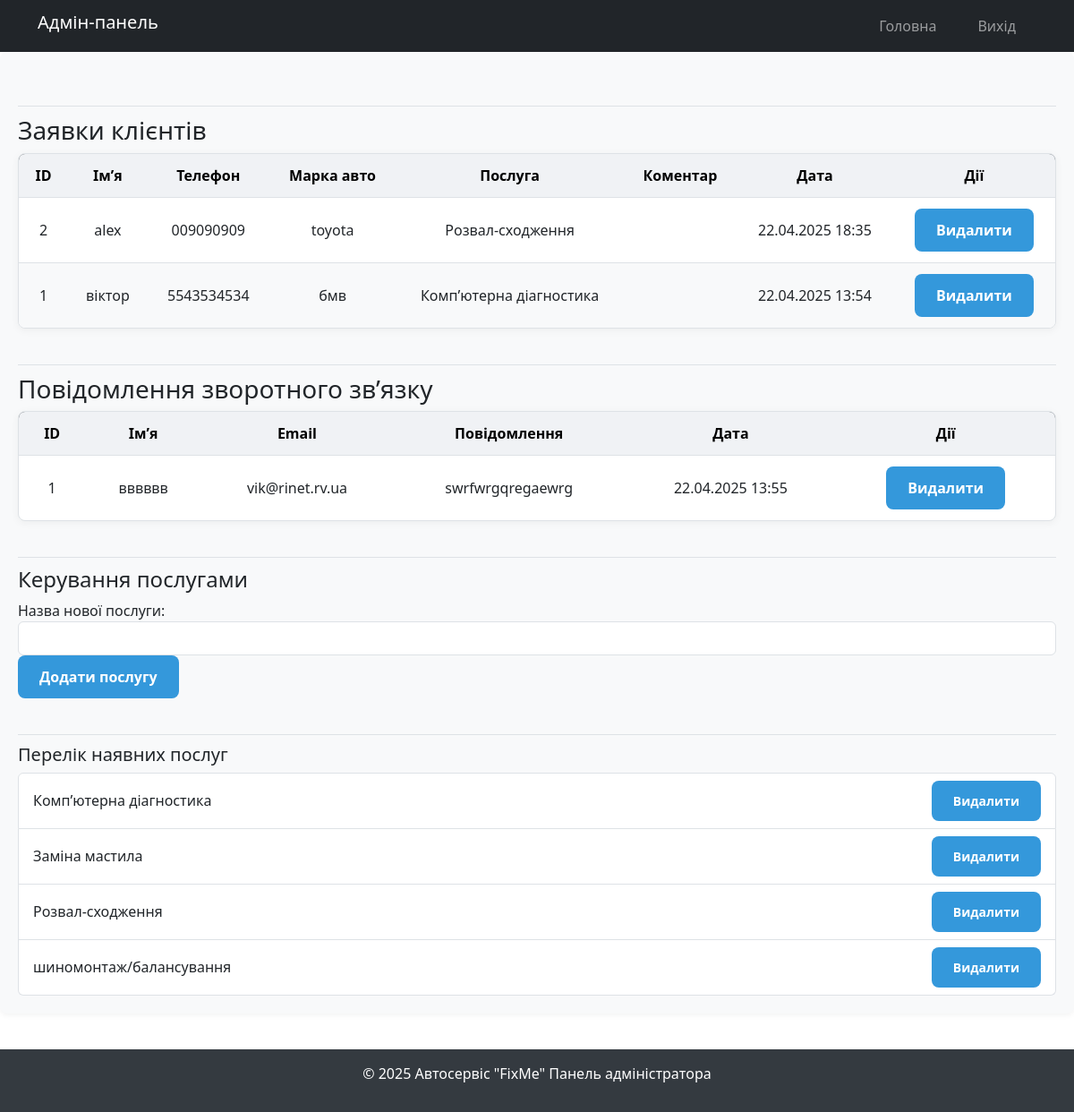
Screenshot of /admin (signed in) with the database file from the repository.
### models.py (models this page shows)
class Request(db.Model):
    id = db.Column(db.Integer, primary_key=True)
    name = db.Column(db.String(100), nullable=False)
    phone = db.Column(db.String(20), nullable=False)
    car_brand = db.Column(db.String(100), nullable=False)
    service_id = db.Column(db.Integer, db.ForeignKey('service.id'), nullable=False)
    comment = db.Column(db.Text)
    status = db.Column(db.String(20), default="новий")
    created_at = db.Column(db.DateTime, default=datetime.utcnow)
    service = db.relationship('Service', backref=db.backref('requests', lazy=True))

class Service(db.Model):
    id = db.Column(db.Integer, primary_key=True)
    name = db.Column(db.String(100), nullable=False)

class Feedback(db.Model):
    id = db.Column(db.Integer, primary_key=True)
    name = db.Column(db.String(100), nullable=False)
    email = db.Column(db.String(120), nullable=False)
    message = db.Column(db.Text, nullable=False)
    created_at = db.Column(db.DateTime, default=datetime.utcnow)

### app.py (the view)
@app.route('/admin')
def admin_dashboard():
    if not session.get('admin'):
        return redirect(url_for('admin_login'))
    requests = Request.query.order_by(Request.created_at.desc()).all()
    services = Service.query.all()
    feedbacks = Feedback.query.order_by(Feedback.created_at.desc()).all()
    return render_template(
        'admin.html',
        requests=requests,
        services=services,
        feedbacks=feedbacks
    )

### app.py (called while the page is built)
@app.before_request
def create_tables():
    db.create_all()
    if not AdminUser.query.filter_by(username='admin').first():
        admin = AdminUser(username='admin', password=generate_password_hash('admin123'))
        db.session.add(admin)
        db.session.commit()

### templates/admin.html (shortened to what this page needs)
<!DOCTYPE html>
<html lang="uk">
<head>
  <link href="https://cdn.jsdelivr.net/npm/bootstrap@5.3.0-alpha1/dist/css/bootstrap.min.css" rel="stylesheet">
  <link href="{{ url_for('static', filename='css/style.css') }}" rel="stylesheet">
</head>
<body>
  <nav class="navbar navbar-expand-lg navbar-dark bg-dark">
    <div class="container">
        <h2 class="navbar-brand">Адмін-панель</h2>
      <div class="collapse navbar-collapse" id="navbarNav">
        <ul class="navbar-nav ms-auto">
          <li class="nav-item">
            <a class="nav-link" href="{{ url_for('index') }}">Головна</a>
          </li>
          <li class="nav-item">
            <a class="nav-link" href="{{ url_for('admin_logout') }}">Вихід</a>
          </li>
        </ul>
      </div>
    </div>
  </nav>
  <div div class="admin-table-container">
    <h3 class="admin-section">Заявки клієнтів</h3>
    <table class="admin-table">
      <thead>
        <tr>
          <th>ID</th>
          <th>Ім’я</th>
          <th>Телефон</th>
          <th>Марка авто</th>
          <th>Послуга</th>
          <th>Коментар</th>
          <th>Дата</th>
          <th>Дії</th>
        </tr>
      </thead>
      <tbody>
        {% for request in requests %}
        <tr>
          <td>{{ request.id }}</td>
          <td>{{ request.name }}</td>
          <td>{{ request.phone }}</td>
          <td>{{ request.car_brand }}</td>
          <td>{{ request.service.name }}</td>
          <td>{{ request.comment }}</td>
          <td>{{ request.created_at.strftime('%d.%m.%Y %H:%M') }}</td>
          <td>
            <a href="{{ url_for('delete_request', request_id=request.id) }}" class="btn btn-danger">Видалити</a>
          </td>
        </tr>
        {% endfor %}
      </tbody>
    </table>
    <h3 class="admin-section">Повідомлення зворотного зв’язку</h3>
    <table class="admin-table">
        <thead>
          <tr>
            <th>ID</th>
            <th>Ім’я</th>
            <th>Email</th>
            <th>Повідомлення</th>
            <th>Дата</th>
            <th>Дії</th>
          </tr>
        </thead>
        <tbody>
          {% for feedback in feedbacks %}
          <tr>
            <td>{{ feedback.id }}</td>
            <td>{{ feedback.name }}</td>
            <td>{{ feedback.email }}</td>
            <td>{{ feedback.message }}</td>
            <td>{{ feedback.created_at.strftime('%d.%m.%Y %H:%M') }}</td>
            <td>
              <a href="{{ url_for('delete_feedback', feedback_id=feedback.id) }}" class="btn btn-danger">Видалити</a>
            </td>
          </tr>
          {% endfor %}
        </tbody>
      </table>
    <h4 class="admin-section">Керування послугами</h4>
    <form method="POST" action="{{ url_for('add_service') }}">
      <div class="form-group">
        <label for="service_name">Назва нової послуги:</label>
        <input type="text" id="service_name" name="service_name" class="form-control" required>
      </div>
      <button type="submit" class="btn btn-primary">Додати послугу</button>
    </form>
    <h5 class="admin-section">Перелік наявних послуг</h5>
    <ul class="list-group">
      {% for service in services %}
      <li class="list-group-item d-flex justify-content-between align-items-center">
        {{ service.name }}
        <a href="{{ url_for('delete_service', service_id=service.id) }}" class="btn btn-danger btn-sm">Видалити</a>
      </li>
      {% endfor %}
    </ul>
  </div>
  <footer class="admin-footer">
    <p>© 2025 Автосервіс "FixMe"  Панель адміністратора</p>
  </footer>
</body>
</html>

### static/css/style.css (style rules this page uses)
nav { background-color: #34495e; padding: 10px; text-align: center; }
nav a { color: white; margin: 0 15px; text-decoration: none; font-weight: bold; transition: color 0.3s, border-bottom 0.3s; }
.btn { background-color: #3498db; color: white; padding: 12px 24px; border: none; border-radius: 8px; text-decoration: none; font-weight: bold; transition: background 0.3s ease; cursor: pointer; display: inline-block; }
.admin-table { background-color: #ffffff; border: 1px solid #dee2e6; border-radius: 5px; overflow: hidden; }
.admin-table th { background-color: #f0f2f5; font-weight: bold; text-align: center; }
.admin-table td { vertical-align: middle; }
.admin-footer { background-color: #343a40; color: white; padding: 15px 0; text-align: center; margin-top: 40px; }
.admin-section { margin-top: 40px; padding-top: 10px; border-top: 1px solid #dee2e6; }
.admin-table-container { background-color: #f8f9fa; padding: 20px; border-radius: 8px; box-shadow: 0 2px 6px rgba(0, 0, 0, 0.05); margin-bottom: 40px; }
.admin-table { width: 100%; border-collapse: separate; border-spacing: 0; background-color: rgb(255, 255, 255); border-radius: 8px; overflow: hidden; box-shadow: 0 2px 10px rgba(0, 0, 0, 0.05); }
.admin-table th, .admin-table td { text-align: center; vertical-align: middle; }
.admin-table thead { background-color: #343a40; color: rgb(0, 0, 0); text-align: left; }
.admin-table th { padding: 12px 16px; font-weight: 600; }
.admin-table td { padding: 12px 16px; border-top: 1px solid #dee2e6; }
.admin-table tbody tr:nth-child(even) { background-color: #f8f9fa; }

### rows the page displays
Request: id "2", name "alex", phone "009090909", car_brand "toyota", service.name "Розвал-сходження", created_at "22.04.2025 18:35"
Request: id "1", name "віктор", phone "5543534534", car_brand "бмв", service.name "Компʼютерна діагностика", created_at "22.04.2025 13:54"
Feedback: id "1", name "вввввв", email "vik@rinet.rv.ua", message "swrfwrgqregaewrg", created_at "22.04.2025 13:55"
Service: name "Компʼютерна діагностика"
Service: name "Заміна мастила"
Service: name "Розвал-сходження"
Service: name "шиномонтаж/балансування"
